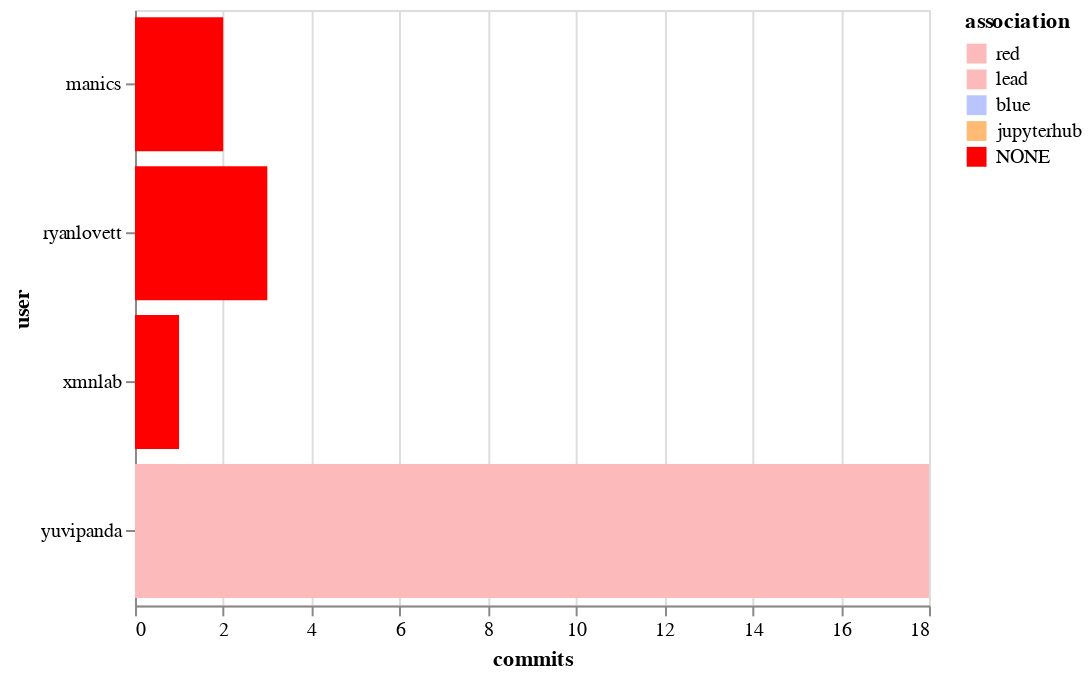

Write notebook code for a chart like this one.
### Code cell
alt.Chart(top_committers).mark_bar().encode(
    x='commits',
    y='user',
    color=alt.Color('association', scale=color_scale)
)

### Figure 1 — Vega-Lite specification as saved in the notebook (floating-point values rounded to 4 significant figures)
{"$schema": "https://vega.github.io/schema/vega-lite/v2.6.0.json", "config": {"view": {"height": 300, "width": 400}}, "data": {"name": "data-cc26a5855419f1944be24ab6ba8bb469"}, "datasets": {"data-cc26a5855419f1944be24ab6ba8bb469": [{"association": "red", "commits": 18, "user": "yuvipanda"}, {"association": "NONE", "commits": 3, "user": "ryanlovett"}, {"association": "NONE", "commits": 2, "user": "manics"}, {"association": "NONE", "commits": 1, "user": "xmnlab"}]}, "encoding": {"color": {"field": "association", "scale": {"domain": ["red", "lead", "blue", "jupyterhub", "NONE"], "range": ["#fdbaba", "#fdbaba", "#bac5fd", "#ffbb74", "red"]}, "type": "nominal"}, "x": {"field": "commits", "type": "quantitative"}, "y": {"field": "user", "type": "nominal"}}, "mark": "bar"}
